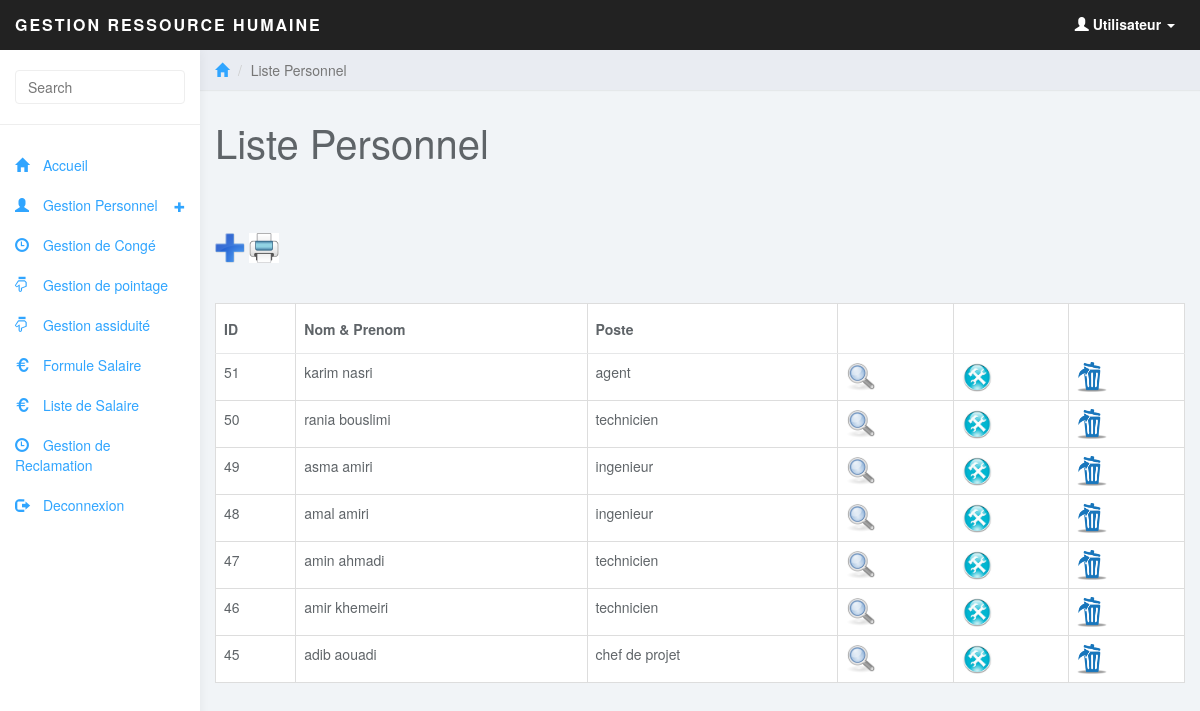
/user/liste_personnel.php (signed in), run on the app's committed database.
### tables this page shows
CREATE TABLE IF NOT EXISTS `personnel` (
  `id_personnel` int(100) NOT NULL AUTO_INCREMENT,
  `poste` text NOT NULL,
  `ncin` text NOT NULL,
  `email` text NOT NULL,
  `tel` text NOT NULL,
  `nom` text NOT NULL,
  `prenom` text NOT NULL,
  `id_departement` int(11) NOT NULL,
  `id_user` int(11) NOT NULL,
  PRIMARY KEY (`id_personnel`),
  KEY `id_departement` (`id_departement`),
  KEY `id_user` (`id_user`)
);

### user/class/DataBase.php (called while the page is built, shortened)
<?php
class Database {
	public static function connect() {
			$connexion = new PDO('mysql:host=localhost;dbname=rh', 'root', '');
			$connexion->exec("SET CHARACTER SET utf8");
		return $connexion;
	}
}
?>

### user/class/personnel.php (the view, shortened to what this page needs)
<?php
require_once("DataBase.php");
class personnel
{
	public function liste_personnel($id_user)
	{
		$select = DataBase::connect()->query("select * from personnel where id_user='$id_user' ORDER BY id_personnel DESC");
		while($donnees = $select->fetch(PDO::FETCH_OBJ))
		{
			$id_personnel= $donnees->id_personnel;
			$nom= $donnees->nom;
			$prenom= $donnees->prenom;
			$poste= $donnees->poste;
			echo "<tr>";
			echo "<td>";
			echo $id_personnel;
			echo "</td>";
			echo "<td>";
			echo $nom." ".$prenom;
			echo "</td>";
			echo "<td>";
			echo $poste;
			echo "</td>";
			echo "<td>";
			echo "<a href='consulter_personnel.php?id=$id_personnel'>";
			echo " <img src='img/chercher.png' width='30' height='30'></img> </a>";
			echo "</td>";
			echo "<td>";
			echo "<a href='modifier_personnel.php?id=$id_personnel'>";
			echo " <img src='img/modif.jpg' width='30' height='30'></img> </a>";
			echo "</td>";
			echo "<td>";
			echo "<a href='supprimer_personnel.php?id=$id_personnel'  onclick='if (confirm(&quot;Voulez vous vraiment supprimer le Personnel: ".$nom." ".$prenom." ?&quot;)) { return true; } return false;'>";
			echo " <img src='img/del.png' width='30' height='30'></img> </a>";
			echo "</td>";
			echo "</tr>";
		}
	}
}
?>

### user/css/styles.css (style rules this page uses)
body { background: #f1f4f7; padding-top: 50px; color: #5f6468; }
a, a:hover, a:focus { color: #30a5ff; }

### data on the page
personnel: id_personnel "51", nom "karim", prenom "nasri", poste "agent"
personnel: id_personnel "50", nom "rania", prenom "bouslimi", poste "technicien"
personnel: id_personnel "49", nom "asma", prenom "amiri", poste "ingenieur"
personnel: id_personnel "48", nom "amal", prenom "amiri", poste "ingenieur"
personnel: id_personnel "47", nom "amin", prenom "ahmadi", poste "technicien"
personnel: id_personnel "46", nom "amir", prenom "khemeiri", poste "technicien"
personnel: id_personnel "45", nom "adib", prenom "aouadi", poste "chef de projet"
